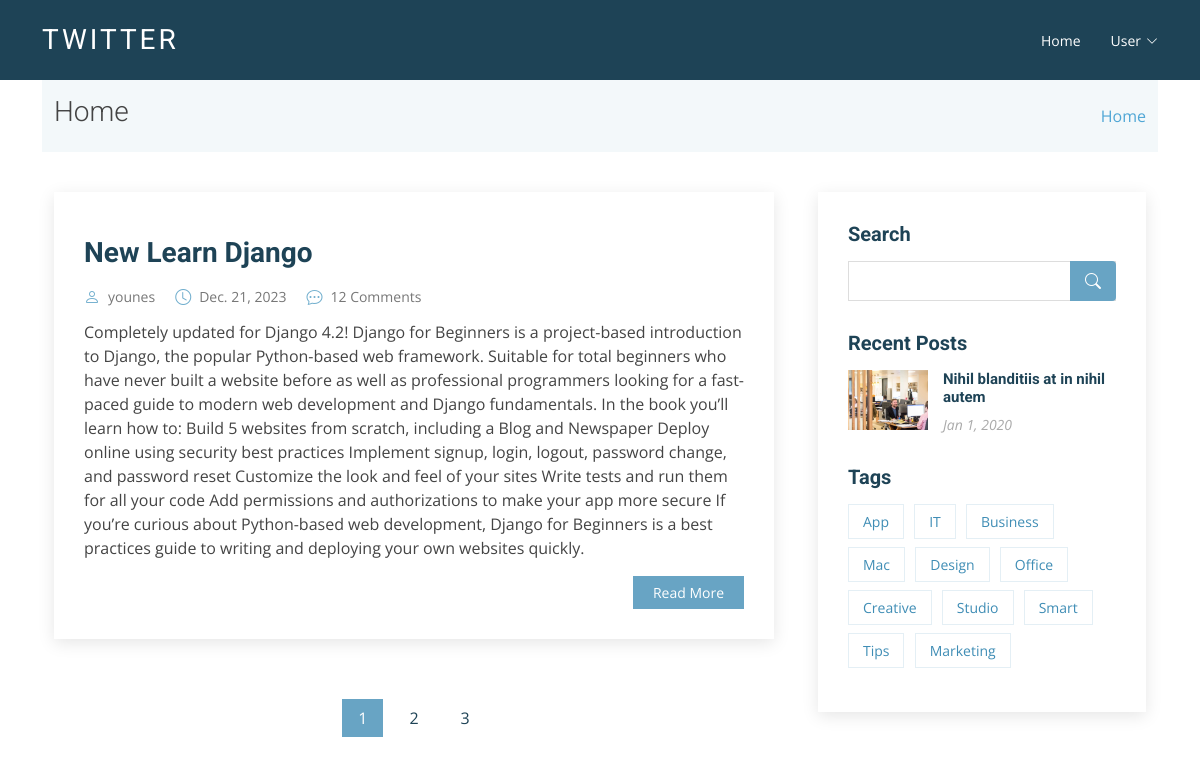
The page / on the database its author committed.
### twitter/models.py (models this page shows, shortened)
class Post(models.Model):
    title = models.CharField(max_length=255)
    excerpt = models.TextField()
    body = models.TextField()
    author = models .ForeignKey('accounts.CustomUser', on_delete=models.CASCADE)
    date = models.DateField(default=date.today)
    photo = models.ImageField(upload_to = 'photo/%Y/%m/%d')

### accounts/models.py (models this page shows)
class CustomUser(AbstractUser):
    age = models.PositiveIntegerField(null=True, blank=True)
    photo = models.ImageField(
        upload_to='photo/profile/%Y/%m/%d/', default='null')
    about = models.CharField(max_length=255, default='null')

### twitter/views.py (the view)
# urls.py: path('', HomeView.as_view(), name='home'),
class HomeView(ListView):
    model = Post
    template_name = 'twitter/index.html'

### templates/twitter/index.html (shortened to what this page needs)
{% extends 'basic.html' %}
{% load static %}
{% block content %}
  <section class="breadcrumbs">
    <div class="container">
      <div class="d-flex justify-content-between align-items-center">
        <h2>Home</h2>
        <ol>
          <li>
            <a href="{% url 'home' %}">Home</a>
          </li>
        </ol>
      </div>
    </div>
  </section>
  <section id="blog" class="blog">
    <div class="container" data-aos="fade-up">
      <div class="row">
        <div class="col-lg-8 entries">
          {% if post_list %}
            {% for post in post_list %}
              <article class="entry">
                <div class="entry-img">
                </div>
                <h2 class="entry-title"><a href="{% url 'post_detail' post.pk %}">{{ post.title }}</a></h2>
                <div class="entry-meta">
                  <ul>
                    <li class="d-flex align-items-center">
                      <i class="bi bi-person"></i> <a href="blog-single.html">{{ post.author }}</a>
                    </li>
                    <li class="d-flex align-items-center">
                      <i class="bi bi-clock"></i> <a href="blog-single.html"><time datetime="2020-01-01">{{ post.date }}</time></a>
                    </li>
                    <li class="d-flex align-items-center">
                      <i class="bi bi-chat-dots"></i> <a href="blog-single.html">12 Comments</a>
                    </li>
                  </ul>
                </div>
                <div class="entry-content">
                  <p>{{ post.excerpt }}</p>
                  <div class="read-more">
                    <a href="{% url 'post_detail' post.pk %}">Read More</a>
                  </div>
                </div>
              </article>
            {% endfor %}
          {% else %}
          <h2>No Post Is Avalable!!!</h2>
          {% endif %}
          <div class="blog-pagination">
            <ul class="justify-content-center">
              <li class="active">
                <a href="#">1</a>
              </li>
              <li>
                <a href="#">2</a>
              </li>
              <li>
                <a href="#">3</a>
              </li>
            </ul>
          </div>
        </div>
        <div class="col-lg-4">
          <div class="sidebar">
            <h3 class="sidebar-title">Search</h3>
            <div class="sidebar-item search-form">
              <form action="">
                <input type="text" />
                <button type="submit"><i class="bi bi-search"></i></button>
              </form>
            </div>
            <h3 class="sidebar-title">Recent Posts</h3>
            <div class="sidebar-item recent-posts">
              <div class="post-item clearfix">
                <img src="{% static 'assets/img/blog/blog-recent-1.jpg' %}" alt="" />
                <h4><a href="blog-single.html">Nihil blanditiis at in nihil autem</a></h4>
                <time datetime="2020-01-01">Jan 1, 2020</time>
              </div>
            </div>
            <h3 class="sidebar-title">Tags</h3>
            <div class="sidebar-item tags">
              <ul>
                <li>
                  <a href="#">App</a>
                </li>
                <li>
                  <a href="#">IT</a>
                </li>
                <li>
                  <a href="#">Business</a>
                </li>
                <li>
                  <a href="#">Mac</a>
                </li>
                <li>
                  <a href="#">Design</a>
                </li>
                <li>
                  <a href="#">Office</a>
                </li>
                <li>
                  <a href="#">Creative</a>
                </li>
                <li>
                  <a href="#">Studio</a>
                </li>
                <li>
                  <a href="#">Smart</a>
                </li>
                <li>
                  <a href="#">Tips</a>
                </li>
                <li>
                  <a href="#">Marketing</a>
                </li>
              </ul>
            </div>
          </div>
        </div>
      </div>
    </div>
  </section>
{% endblock %}

### static/assets/css/style.css (style rules this page uses)
body { font-family: "Open Sans", sans-serif; color: #444; }
a { color: #4fa6d5; text-decoration: none; }
h1, h2, h3, h4, h5, h6, .font-primary { font-family: "Roboto", sans-serif; }
section { padding: 60px 0; }
.breadcrumbs { padding: 15px 0; background-color: #f3f8fa; min-height: 40px; }
.breadcrumbs h2 { font-size: 28px; font-weight: 300; }
.breadcrumbs ol { display: flex; flex-wrap: wrap; list-style: none; padding: 0; margin: 0; }
.blog { padding: 40px 0 20px 0; }
.blog .entry { padding: 30px; margin-bottom: 60px; box-shadow: 0 4px 16px rgba(0, 0, 0, 0.1); }
.blog .entry .entry-img { max-height: 440px; margin: -30px -30px 20px -30px; overflow: hidden; }
.blog .entry .entry-title { font-size: 28px; font-weight: bold; padding: 0; margin: 0 0 20px 0; }
.blog .entry .entry-title a { color: #1e4356; transition: 0.3s; }
.blog .entry .entry-meta { margin-bottom: 15px; color: #72afce; }
.blog .entry .entry-meta ul { display: flex; flex-wrap: wrap; list-style: none; align-items: center; padding: 0; margin: 0; }
.blog .entry .entry-meta ul li+li { padding-left: 20px; }
.blog .entry .entry-meta i { font-size: 16px; margin-right: 8px; line-height: 0; }
.blog .entry .entry-meta a { color: #777777; font-size: 14px; display: inline-block; line-height: 1; }
.blog .entry .entry-content p { line-height: 24px; }
.blog .entry .entry-content .read-more { -moz-text-align-last: right; text-align-last: right; }
.blog .entry .entry-content .read-more a { display: inline-block; background: #68A4C4; color: #fff; padding: 6px 20px; transition: 0.3s; font-size: 14px; }
.blog .blog-pagination { color: #387ea2; }
.blog .blog-pagination ul { display: flex; padding: 0; margin: 0; list-style: none; }
.blog .blog-pagination li { margin: 0 5px; transition: 0.3s; }
.blog .blog-pagination li a { color: #1e4356; padding: 7px 16px; display: flex; align-items: center; justify-content: center; }
.blog .blog-pagination li.active, .blog .blog-pagination li:hover { background: #68A4C4; }
.blog .blog-pagination li.active a, .blog .blog-pagination li:hover a { color: #fff; }
.blog .sidebar { padding: 30px; margin: 0 0 60px 20px; box-shadow: 0 4px 16px rgba(0, 0, 0, 0.1); }
.blog .sidebar .sidebar-title { font-size: 20px; font-weight: 700; padding: 0 0 0 0; margin: 0 0 15px 0; color: #1e4356; position: relative; }
.blog .sidebar .sidebar-item { margin-bottom: 30px; }
.blog .sidebar .search-form form { background: #fff; border: 1px solid #ddd; padding: 3px 10px; position: relative; }
.blog .sidebar .search-form form input[type=text] { border: 0; padding: 4px; border-radius: 4px; width: calc(100% - 40px); }
.blog .sidebar .search-form form button { position: absolute; top: 0; right: 0; bottom: 0; border: 0; background: none; font-size: 16px; padding: 0 15px; margin: -1px; background: #68A4C4; color: #fff; transition: 0.3s; border-radius: 0 4px 4px 0; line-height: 0; }
.blog .sidebar .search-form form button i { line-height: 0; }
.blog .sidebar .recent-posts img { width: 80px; float: left; }
.blog .sidebar .recent-posts h4 { font-size: 15px; margin-left: 95px; font-weight: bold; }
.blog .sidebar .recent-posts h4 a { color: #1e4356; transition: 0.3s; }
.blog .sidebar .recent-posts time { display: block; margin-left: 95px; font-style: italic; font-size: 14px; color: #aaaaaa; }
.blog .sidebar .tags { margin-bottom: -10px; }
.blog .sidebar .tags ul { list-style: none; padding: 0; }
.blog .sidebar .tags ul li { display: inline-block; }
.blog .sidebar .tags ul a { color: #3f8db5; font-size: 14px; padding: 6px 14px; margin: 0 6px 8px 0; border: 1px solid #e4eff5; display: inline-block; transition: 0.3s; }

### rows shown on the page
Post: title "New Learn Django", author "younes", date "Dec. 21, 2023", excerpt "Completely updated for Django 4.2! Django for Beginners is a project-based introduction to Django, the popular Python-based web framework. Suitable for total beginners who have never built a website before as well as professional programmers looking for a fast-paced guide to modern web development and Django fundamentals. In the book you’ll learn how to: Build 5 websites from scratch, including a Blog and Newspaper Deploy online using security best practices Implement signup, login, logout, password change, and password reset Customize the look and feel of your sites Write tests and run them for all your code Add permissions and authorizations to make your app more secure If you’re curious…"
